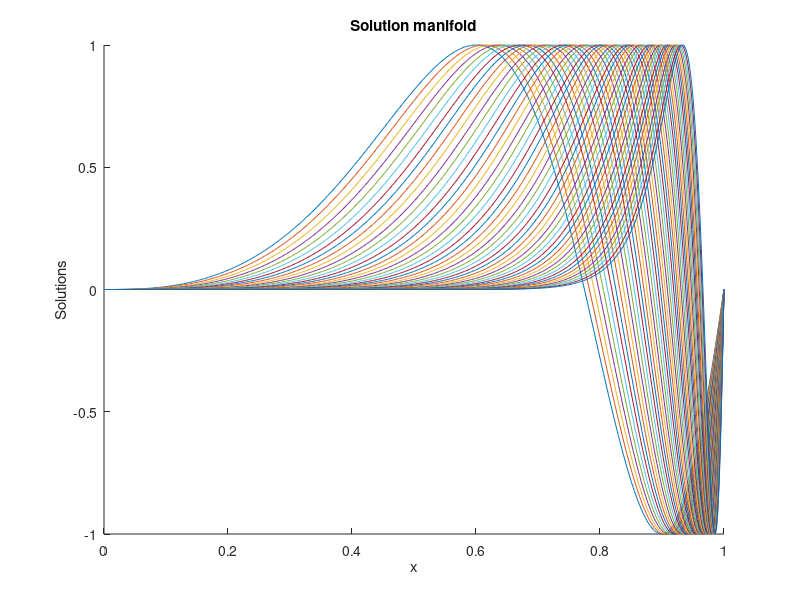
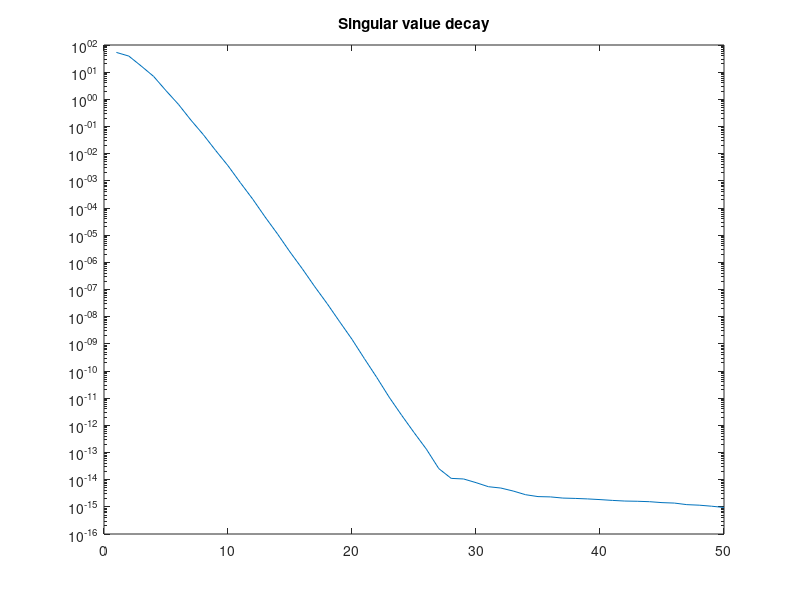
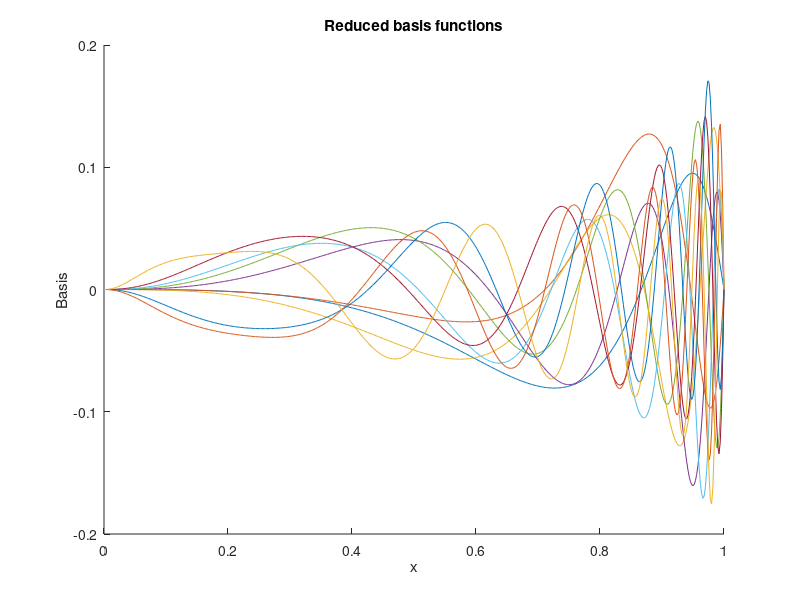
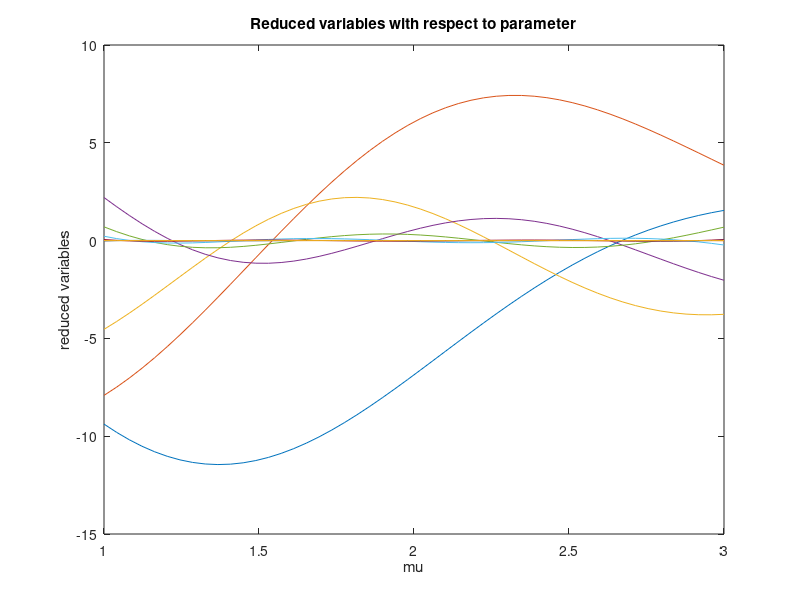

Reproduce these figures in MATLAB, in order. (Note: this script raises an error after producing the figures.)
clc; clear all; close all;
xx = linspace(0,1,500);
mus = linspace(1,3,50);
[XX, MM] = meshgrid(xx,mus);
y_exact = @(x,mu) sin(2*pi*x.^exp(mu));
%y_exact = @(x,mu) (1+log(mu)).*(x<(mu/4));
yy = y_exact(XX,MM);

% Plot the solutions for varying mus
figure;
hold on;
for i = 1:length(mus)
    plot(xx, yy(i,:));
end
title("Solution manifold");
xlabel("x");
ylabel("Solutions");

[U,S,V] = svd(yy,"econ");

figure()
semilogy(diag(S));
title("Singular value decay");


n_rom = 10;
% Select the first n_rom singular values and corresponding vectors
S_rom = S(1:n_rom, 1:n_rom);
U_rom = U(:, 1:n_rom);
V_rom = V(:,1:n_rom);

figure;
hold on;
for i = 1:n_rom
    plot(xx, V_rom(:,i));
end
title("Reduced basis functions");
xlabel("x");
ylabel("Basis");

% Project solutions on the reduced space
projectedSolutions = (V_rom.' * yy.').'; % Project the original solutions onto the reduced space

figure;
plot(mus,projectedSolutions);
xlabel("mu");
ylabel("reduced variables")
title("Reduced variables with respect to parameter")

% Setup a multi-layer perceptron of neurons [1, 10,20,20,n_rom]
% Define the architecture of the neural network
layers = [
    featureInputLayer(1,"Name","input")

    fullyConnectedLayer(10,"Name","fc1")
    tanhLayer("Name","tanh1")

    fullyConnectedLayer(20,"Name","fc2")
    tanhLayer("Name","tanh2")

    fullyConnectedLayer(20,"Name","fc3")
    tanhLayer("Name","tanh3")

    fullyConnectedLayer(n_rom,"Name","output")
];


epochs = 5000;


options = trainingOptions("adam", ...
    MaxEpochs=epochs, ...
    MiniBatchSize=32, ...
    InitialLearnRate=1e-3, ...
    Shuffle="every-epoch", ...
    Verbose=true);

% Train the neural network with the projected solutions
[net,info] = trainnet(mus', projectedSolutions, layers, "mse", options);

history = info.TrainingHistory;

figure()
semilogy(history.Epoch, history.Loss,'LineWidth',0.2)
xlabel('Epoch')
ylabel('MSE Loss')
grid on


%%
mu_test = linspace(1.1,2.9, 5);

figure()
for mu=mu_test
    y_ex = y_exact(xx,mu)';
    y_red = net.forward(mu);
    y_reconstruction = V_rom*y_red';
    % Calculate the error between the exact and reconstructed solutions
    error = norm(y_ex - y_reconstruction)/norm(y_ex);
    fprintf('Error for mu = %.2f: %.3e\n', mu, error);
    plot(xx,y_ex,'r--');
    hold on
    plot(xx,y_reconstruction, 'b-');
end
xlabel("x");
ylabel("Solutions");
title("Test set solutions and approximations");
